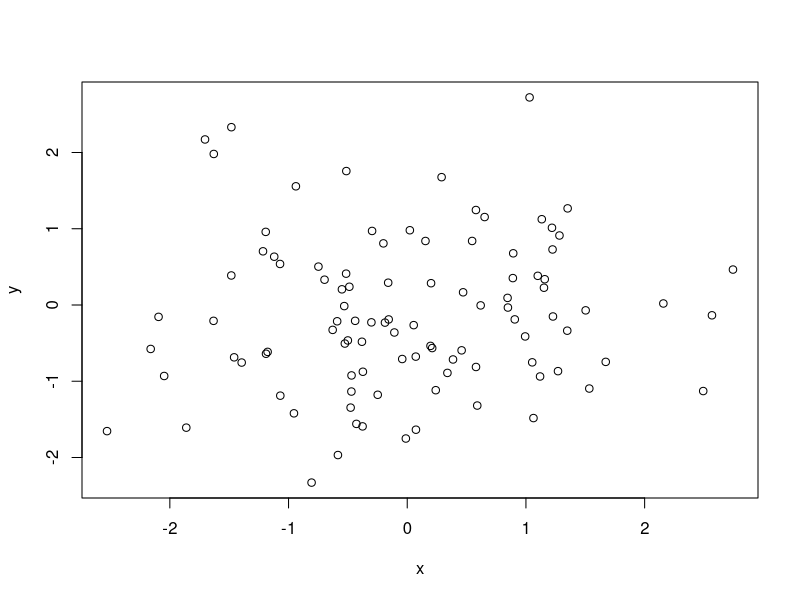
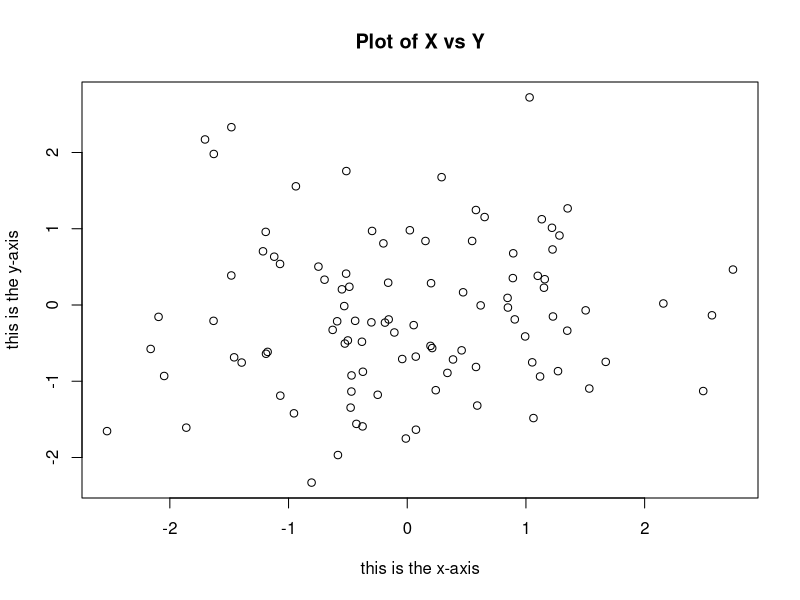

Generate these figures, in order, with R:
x=rnorm(100)
# The rnorm() function generates a vector of random normal variables,
# rnorm() with first argument n the sample size. Each time we call this
# function, we will get a different answer.
y=rnorm(100)
plot(x,y)

# with titles
plot(x,y,xlab="this is the x-axis",ylab="this is the y-axis", main="Plot of X vs Y")
